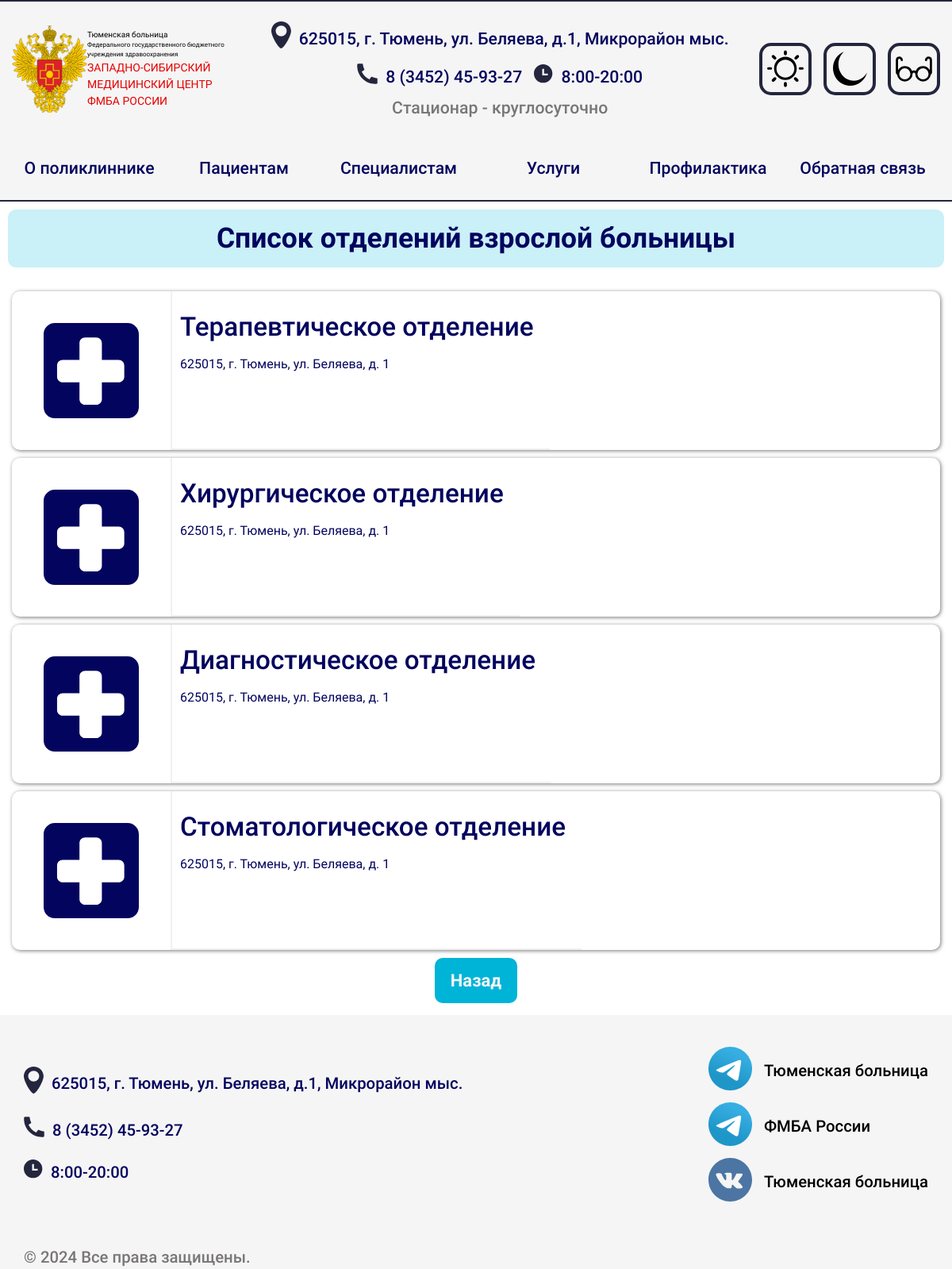
The page /departments/adult/ on the database its author committed.
### hospital_departments/models.py (models this page shows, shortened)
class Department(models.Model):
       TYPE_CHOICES = [
           ('adult', 'Взрослая'),
           ('children', 'Детская')
       ]
       name = models.CharField(max_length=100, verbose_name="Название")
       location = models.CharField(max_length=255, verbose_name="Адрес")
       department_type = models.CharField(max_length=10, choices=TYPE_CHOICES, verbose_name="Отделение")
       description = RichTextField(verbose_name="Информация")
       class Meta:
        verbose_name = "отделение"
        verbose_name_plural = "Отделения больницы"

### hospital_departments/views.py (the view)
# urls.py: path('<str:department_type>/', views.department_list, name='department_list'),
def department_list(request, department_type):
       departments = Department.objects.filter(department_type=department_type)
       return render(request, 'hospital_departments/hospital_departments_list.html', {
           'departments': departments
       })

### hospital_departments/templates/hospital_departments/hospital_departments_list.html (shortened to what this page needs)
<!DOCTYPE html>
{% extends 'base.html' %}
{% block content %}
  <section class="hero">
    <div class="hero__wrapper container padding">
      {% if 'children' in request.path %}
        <h1 class="section__title background-border middle">Список отделений детской больницы</h1>
      {% else %}
        <h1 class="section__title background-border middle">Список отделений взрослой больницы</h1>
      {% endif %}
    </div>
  </section>
  <section class="news">
    <div class="news__wrapper container">
      <ul class="news__list all-news">
        {% for department in departments %}
          <li class="news__item">
            <a href="{% url 'department_info' department.id %}" class="link-blog">
              <article class="blog full for-icon chapter hover">
                <div class="blog__icon">
                </div>
                <div class="blog__body none-border-right">
                  <h2 class="blog__title main-title small left no-back over">{{ department.name }}</h2>
                  <p class="blog__content">{{ department.location }}</p>
                </div>
              </article>
            </a>
          </li>
        {% endfor %}
      </ul>
      <a href="{% url 'hospital_departments' %}" class="button-standart news__link">Назад</a>
    </div>
  </section>
{% endblock %}

### rows shown on the page
Department: name "Терапевтическое отделение", location "625015, г. Тюмень, ул. Беляева, д. 1"
Department: name "Хирургическое отделение", location "625015, г. Тюмень, ул. Беляева, д. 1"
Department: name "Диагностическое отделение", location "625015, г. Тюмень, ул. Беляева, д. 1"
Department: name "Стоматологическое отделение", location "625015, г. Тюмень, ул. Беляева, д. 1"
